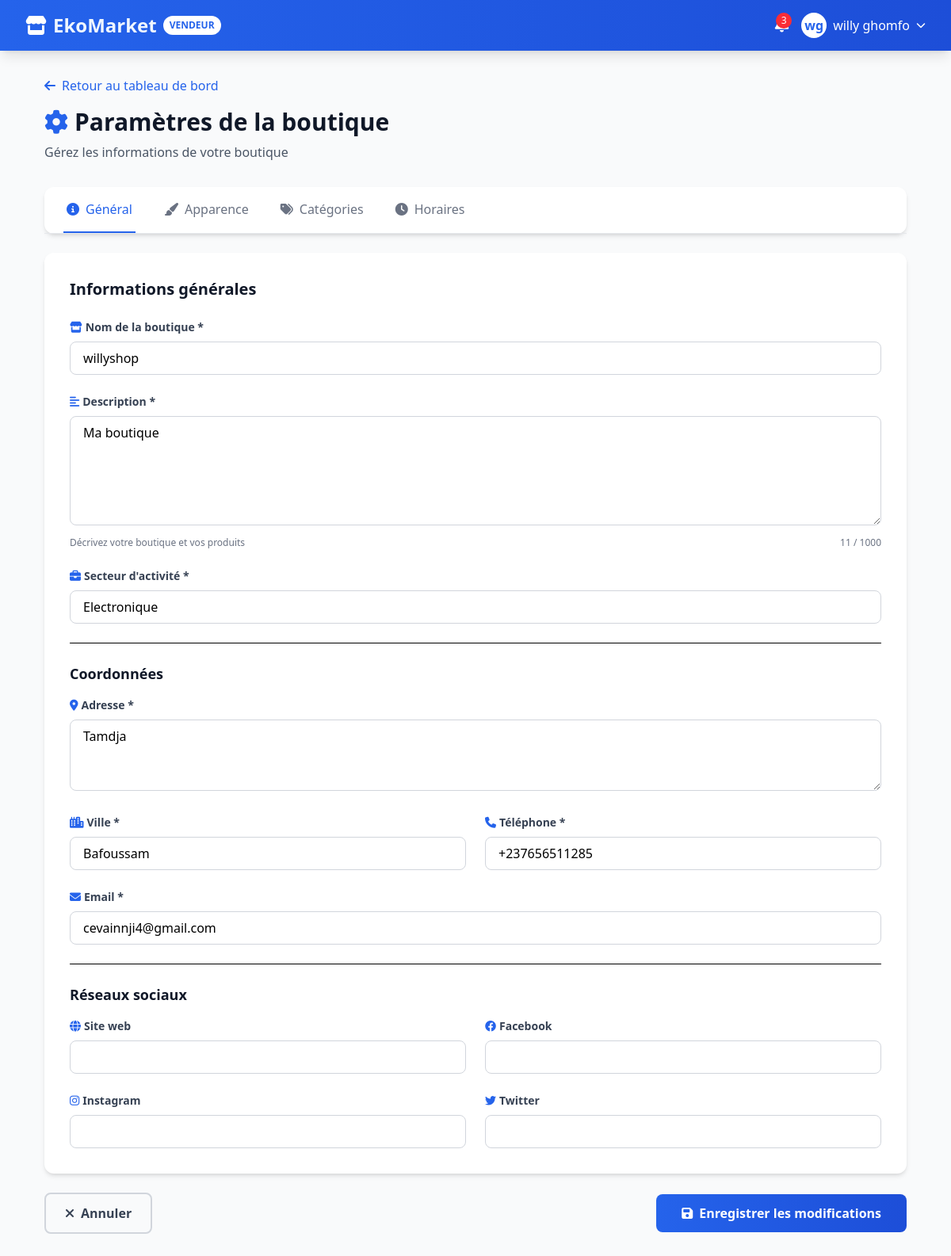
/boutique/settings/ (signed in), run on the app's committed database.
### users/models.py (models this page shows, shortened)
class Utilisateur(AbstractUser):
    USER_TYPE_CHOICES = [
        ('ACHETEUR', 'Acheteur'),
        ('VENDEUR', 'Vendeur'),
        ('ADMIN', 'Administrateur'),
    ]
    username = models.CharField(max_length=255,default=None, unique=True, verbose_name="Username")
    email = models.EmailField(unique=True, verbose_name="Email")
    type_utilisateur = models.CharField(
        max_length=10,
        choices=USER_TYPE_CHOICES,
        default='ACHETEUR',
        verbose_name="Type d'utilisateur"
    )
    regex_telephone = RegexValidator(
        regex=r'^\+?237?[0-9]{9}$',
        message="Le numéro doit être au format: '+237XXXXXXXXX' ou '6XXXXXXXX'"
    )
    telephone = models.CharField(
        validators=[regex_telephone],
        max_length=15,
        blank=True,
        verbose_name="Téléphone"
    )
    adresse = models.TextField(blank=True, verbose_name="adresse")
    ville = models.CharField(max_length=100, blank=True, verbose_name="Ville")
    code_postal = models.CharField(max_length=100, blank=True, verbose_name="Code_postal")
    email_verified = models.BooleanField(default=False, verbose_name="Email vérifié")
    phone_verified = models.BooleanField(default=False, verbose_name="Téléphone vérifié")
    email_notifications = models.BooleanField(default=True, verbose_name="Notifications par email")
    sms_notifications = models.BooleanField(default=False, verbose_name="Notifications par SMS")
    created_at = models.DateTimeField(auto_now_add=True, verbose_name="Date de création")
    updated_at = models.DateTimeField(auto_now=True, verbose_name="Dernière modification")
    USERNAME_FIELD = 'email'
    REQUIRED_FIELDS = ['username']
    class Meta:
        verbose_name = "Utilisateur"
        verbose_name_plural = "Utilisateurs"
        ordering = ['-created_at']
    @property
    def est_vendeur(self):
        return self.type_utilisateur == 'VENDEUR'
    """
    Profil étendu de l'utilisateur
    Informations supplémentaires pour personnaliser l'expérience
    """
    avatar = models.ImageField(
        upload_to='avatars/',
        blank=True,
        null=True,
        verbose_name="Photo de profil"
    )
    bio = models.TextField(blank=True, max_length=500, verbose_name="Biographie")
    preferred_language = models.CharField(
        max_length=2,
        choices=[('fr', 'Français'), ('en', 'English')],
        default='fr',
        verbose_name="Langue préférée"
    )

### boutiques/models.py (models this page shows, shortened)
class Boutique(models.Model):
    id = models.UUIDField(primary_key=True, default=uuid.uuid4, editable=False)
    vendeur = models.OneToOneField(
        Utilisateur,
        on_delete=models.CASCADE,
        related_name='boutique',
        limit_choices_to={'type_utilisateur': 'VENDEUR'}
    )
    nom = models.CharField(max_length=200, unique=True, blank=True, null=True, verbose_name="Nom de la boutique")
    slug = models.SlugField(max_length=220, unique=True, blank=True)
    description = models.TextField(verbose_name="Description")
    logo = models.ImageField(
        upload_to='boutiques/logos/',
        blank=True,
        null=True,
        verbose_name="Logo"
    )
    banniere = models.ImageField(
        upload_to='boutiques/bannieres/',
        blank=True,
        null=True,
        verbose_name="Bannière"
    )
    secteur_activite = models.CharField(
        max_length=100,
        verbose_name="Secteur d'activité"
    )
    categories = models.ManyToManyField(
        Categorie,
        related_name='boutiques',
        verbose_name="Catégories de produits"
    )
    adresse = models.TextField(verbose_name="Adresse")
    ville = models.CharField(max_length=100, verbose_name="Ville")
    telephone = models.CharField(max_length=15, verbose_name="Téléphone")
    email = models.EmailField(verbose_name="Email de contact")
    site_web = models.URLField(blank=True, verbose_name="Site web")
    facebook = models.URLField(blank=True, verbose_name="Facebook")
    instagram = models.URLField(blank=True, verbose_name="Instagram")
    twitter = models.URLField(blank=True, verbose_name="Twitter")
    STATUT_CHOICES = [
        ('EN_ATTENTE', 'En attente de validation'),
        ('ACTIVE', 'Active'),
        ('SUSPENDUE', 'Suspendue'),
        ('FERMEE', 'Fermée'),
    ]
    statut = models.CharField(
        max_length=20,
        choices=STATUT_CHOICES,
        default='EN_ATTENTE',
        verbose_name="Statut"
    )
    est_premium = models.BooleanField(default=False, verbose_name="Compte premium")
    premium_expire_le = models.DateTimeField(null=True, blank=True)
    created_at = models.DateTimeField(auto_now_add=True, verbose_name="Date de création")
    updated_at = models.DateTimeField(auto_now=True, verbose_name="Dernière modification")
    validee_le = models.DateTimeField(null=True, blank=True, verbose_name="Date de validation")
    validee_par = models.ForeignKey(Utilisateur,
        on_delete=models.SET_NULL,
        null=True,
        blank=True,
        related_name='boutiques_validees',
        verbose_name="Validée par"
    )
    class Meta:
        verbose_name = "Boutique"
        verbose_name_plural = "Boutiques"
        ordering = ['-created_at']

### boutiques/views.py (the view)
    def wrapper(request, *args, **kwargs):
        if not request.user.is_authenticated:
            messages.error(request, "Vous devez être connecté.")
            return redirect('login')
        if not request.user.est_vendeur:
            messages.error(request, "Accès réservé aux vendeurs.")
            return HttpResponse('<h1>Accès réservé aux vendeurs</h1>')
        if not hasattr(request.user, 'boutique'):
            messages.warning(request, "Vous devez d'abord crée une boutique.")
            return redirect('create_boutique')
        return view_func(request, *args, **kwargs)

### boutiques/templates/boutiques/boutique_settings.html (shortened to what this page needs)
{% extends 'base.html' %}
{% block content %}
<div class="bg-gray-50 min-h-screen py-8">
    <div class="max-w-6xl mx-auto px-4 sm:px-6 lg:px-8">
        <div class="mb-8">
            <a href="{% url 'boutique_dashboard' %}" class="text-[var(--color-primary)] hover:underline mb-4 inline-block">
                <i class="fas fa-arrow-left mr-2"></i>Retour au tableau de bord
            </a>
            <h1 class="text-3xl font-bold text-gray-900">
                <i class="fas fa-cog text-[var(--color-primary)] mr-2"></i>Paramètres de la boutique
            </h1>
            <p class="mt-2 text-gray-600">Gérez les informations de votre boutique</p>
        </div>
        <div class="bg-white rounded-xl shadow-md mb-6">
            <div class="border-b border-gray-200">
                <nav class="flex space-x-8 px-6" aria-label="Tabs">
                    <button class="tab-btn active py-4 px-1 border-b-2 border-[var(--color-primary)] font-medium text-[var(--color-primary)]" data-tab="general">
                        <i class="fas fa-info-circle mr-2"></i>Général
                    </button>
                    <button class="tab-btn py-4 px-1 border-b-2 border-transparent font-medium text-gray-500 hover:text-gray-700 hover:border-gray-300" data-tab="apparence">
                        <i class="fas fa-paint-brush mr-2"></i>Apparence
                    </button>
                    <button class="tab-btn py-4 px-1 border-b-2 border-transparent font-medium text-gray-500 hover:text-gray-700 hover:border-gray-300" data-tab="categories">
                        <i class="fas fa-tags mr-2"></i>Catégories
                    </button>
                    <button class="tab-btn py-4 px-1 border-b-2 border-transparent font-medium text-gray-500 hover:text-gray-700 hover:border-gray-300" data-tab="horaires">
                        <i class="fas fa-clock mr-2"></i>Horaires
                    </button>
                </nav>
            </div>
        </div>
        <form method="POST" enctype="multipart/form-data">
            <div id="general" class="tab-content">
                <div class="bg-white rounded-xl shadow-md p-8">
                    <h2 class="text-xl font-bold text-gray-900 mb-6">Informations générales</h2>
                    <div class="space-y-6">
                        <div>
                            <label for="id_nom" class="block text-sm font-semibold text-gray-700 mb-2">
                                <i class="fas fa-store text-[var(--color-primary)] mr-1"></i>Nom de la boutique *
                            </label>
                            {{ form.nom }}
                        </div>
                        <div>
                            <label for="id_description" class="block text-sm font-semibold text-gray-700 mb-2">
                                <i class="fas fa-align-left text-[var(--color-primary)] mr-1"></i>Description *
                            </label>
                            {{ form.description }}
                            <div class="mt-2 flex items-center justify-between text-xs text-gray-500">
                                <span>Décrivez votre boutique et vos produits</span>
                                <span id="descCounter">0 / 1000</span>
                            </div>
                        </div>
                        <div>
                            <label for="id_secteur_activite" class="block text-sm font-semibold text-gray-700 mb-2">
                                <i class="fas fa-briefcase text-[var(--color-primary)] mr-1"></i>Secteur d'activité *
                            </label>
                            {{ form.secteur_activite }}
                        </div>
                        <hr class="my-6">
                        <h3 class="text-lg font-bold text-gray-900 mb-4">Coordonnées</h3>
                        <div class="grid grid-cols-1 md:grid-cols-2 gap-6">
                            <div class="md:col-span-2">
                                <label for="id_adresse" class="block text-sm font-semibold text-gray-700 mb-2">
                                    <i class="fas fa-map-marker-alt text-[var(--color-primary)] mr-1"></i>Adresse *
                                </label>
                                {{ form.adresse }}
                            </div>
                            <div>
                                <label for="id_ville" class="block text-sm font-semibold text-gray-700 mb-2">
                                    <i class="fas fa-city text-[var(--color-primary)] mr-1"></i>Ville *
                                </label>
                                {{ form.ville }}
                            </div>
                            <div>
                                <label for="id_telephone" class="block text-sm font-semibold text-gray-700 mb-2">
                                    <i class="fas fa-phone text-[var(--color-primary)] mr-1"></i>Téléphone *
                                </label>
                                {{ form.telephone }}
                            </div>
                            <div class="md:col-span-2">
                                <label for="id_email" class="block text-sm font-semibold text-gray-700 mb-2">
                                    <i class="fas fa-envelope text-[var(--color-primary)] mr-1"></i>Email *
                                </label>
                                {{ form.email }}
                            </div>
                        </div>
                        <hr class="my-6">
                        <h3 class="text-lg font-bold text-gray-900 mb-4">Réseaux sociaux</h3>
                        <div class="grid grid-cols-1 md:grid-cols-2 gap-6">
                            <div>
                                <label for="id_site_web" class="block text-sm font-semibold text-gray-700 mb-2">
                                    <i class="fas fa-globe text-[var(--color-primary)] mr-1"></i>Site web
                                </label>
                                {{ form.site_web }}
                            </div>
                            <div>
                                <label for="id_facebook" class="block text-sm font-semibold text-gray-700 mb-2">
                                    <i class="fab fa-facebook text-[var(--color-primary)] mr-1"></i>Facebook
                                </label>
                                {{ form.facebook }}
                            </div>
                            <div>
                                <label for="id_instagram" class="block text-sm font-semibold text-gray-700 mb-2">
                                    <i class="fab fa-instagram text-[var(--color-primary)] mr-1"></i>Instagram
                                </label>
                                {{ form.instagram }}
                            </div>
                            <div>
                                <label for="id_twitter" class="block text-sm font-semibold text-gray-700 mb-2">
                                    <i class="fab fa-twitter text-[var(--color-primary)] mr-1"></i>Twitter
                                </label>
                                {{ form.twitter }}
                            </div>
                        </div>
                    </div>
                </div>
            </div>
            <div class="mt-6 flex items-center justify-between">
                <a href="{% url 'boutique_dashboard' %}" class="px-6 py-3 border-2 border-gray-300 text-gray-700 rounded-lg hover:bg-gray-50 transition font-semibold">
                    <i class="fas fa-times mr-2"></i>Annuler
                </a>
                <button type="submit" class="px-8 py-3 bg-gradient-to-r from-[var(--color-primary)] to-[var(--color-secondary)] text-white rounded-lg hover:shadow-lg transition font-semibold">
                    <i class="fas fa-save mr-2"></i>Enregistrer les modifications
                </button>
            </div>
        </form>
    </div>
</div>
{% endblock %}

### boutiques/templates/base.html (shortened to what this page needs)
<!DOCTYPE html>
<html lang="fr">
<head>
    <script src="https://cdn.jsdelivr.net/npm/@tailwindcss/browser@4"></script>
    <link rel="stylesheet" href="https://cdnjs.cloudflare.com/ajax/libs/font-awesome/6.4.0/css/all.min.css">
</head>
<body class="bg-gray-50 min-h-screen flex flex-col">
    <nav class="bg-gradient-to-r from-[var(--color-primary)] to-[var(--color-secondary)] shadow-lg sticky top-0 z-50">
        <div class="max-w-7xl mx-auto px-4 sm:px-6 lg:px-8">
            <div class="flex justify-between items-center h-16">
                <div class="flex items-center space-x-8">
                    <a href="/" class="flex items-center space-x-2">
                        <i class="fas fa-store text-white text-2xl"></i>
                        <span class="text-2xl font-bold text-[var(--color-light)]">EkoMarket</span>
                        <span class="text-xs bg-white text-[var(--color-primary)] px-2 py-1 rounded-full font-semibold">VENDEUR</span>
                    </a>
                </div>
                <div class="hidden md:flex items-center space-x-4">
                    <button class="relative text-white hover:text-[var(--color-light)] transition">
                        <span class="absolute -top-1 -right-1 bg-red-500 text-white text-xs rounded-full w-5 h-5 flex items-center justify-center">3</span>
                    </button>
                    <div class="relative group">
                        <button class="flex items-center space-x-2 text-white hover:text-[var(--color-light)] transition">
                            <div class="w-8 h-8 bg-white rounded-full flex items-center justify-center text-[var(--color-primary)] font-bold">
                                {{ user.first_name.0 }}{{ user.last_name.0 }}
                            </div>
                            <span>{{ user.get_full_name }}</span>
                            <i class="fas fa-chevron-down text-xs"></i>
                        </button>
                    </div>
                </div>
            </div>
        </div>
    </nav>
    <main class="flex-grow">
        {% block content %}{% endblock %}
    </main>
</body>
</html>

### data on the page
Utilisateur: first_name.0 "w", last_name.0 "g", get_full_name "willy ghomfo"
Boutique: nom "willyshop", description "Ma boutique", secteur_activite "Electronique", adresse "Tamdja", ville "Bafoussam", telephone "+237656511285", email "cevainnji4@gmail.com"
